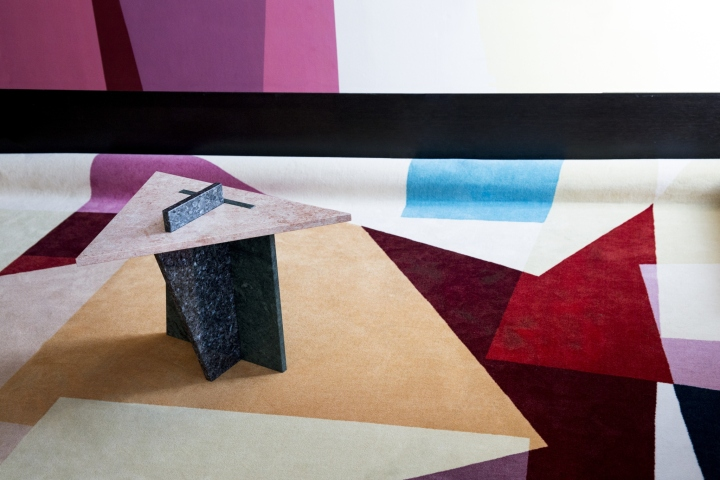
#> input picture demo.jpg, 720 x 480 px
$ python a.py
#> lines starting #> are read from the running program, lines starting #| are printed output that depends on the picture
import numpy as np
import matplotlib.pyplot as plt
import matplotlib.image as mpimg

if __name__ == '__main__':
    # Initialize rgb pixel values for each class in kmeans using specific values
    bgr_list = [(0, 0, 255),
                 (0, 255, 0),
                 (255, 0, 0),
                 (128, 128, 255),
                 (128, 255, 128),
                 (255, 128, 128),
                 (128, 0, 255),
                 (128, 255, 0),
                 (255, 128, 0),
                 (0, 128, 255),
                 (0, 255, 128),
                 (255, 0, 128)]
    # Reading images using matplotlib library
    image = mpimg.imread('demo.jpg')
#> image is the input picture: shape (480, 720, 3); mean R, G, B 141.6, 121.5, 124.6
    height, width, channel = image.shape
#> height = 480; width = 720; channel = 3
    # show original image
    plt.figure()
    plt.subplot(3, 3, 1)
    plt.axis('off')
    plt.title('Original')
    plt.imshow(image)
    # do kmeans segmentation
    for i, k in enumerate(range(5, 13, 1)):
        # extract bgr features
        features = []
        for y in range(height):
            for x in range(width):
                features.append(image[y, x, :] / 255)
        features = np.array(features)
        # initial segments center using random value in features
        kmeans_centers = features[np.random.choice(len(features), k), :]
        kmeans_centers = np.array(kmeans_centers)
        # update
        while True:
            # calculate distance matrix
            def euclidean_dist(X, Y):
                Gx = np.matmul(X, X.T)
                Gy = np.matmul(Y, Y.T)
                diag_Gx = np.reshape(np.diag(Gx), (-1, 1))
                diag_Gy = np.reshape(np.diag(Gy), (-1, 1))
                return diag_Gx + diag_Gy.T - 2 * np.matmul(X, Y.T)
            dist_matrix = []
            for start in range(0, len(features), 1000):
                dist_matrix.append(euclidean_dist(features[start:start+1000, :], kmeans_centers))
            dist_matrix = np.concatenate(dist_matrix, axis=0)
            # dist_matrix = euclidean_dist(features, kmeans_centers)
            # get seg class for each sample
            segs = np.argmin(dist_matrix, axis=1)
            # update new kmeans center
            new_kmeans_centers = []
            for j in range(k):
                new_kmeans_centers.append(np.mean(features[segs==j, :], axis=0))
            new_kmeans_centers = np.array(new_kmeans_centers)
            # calculate whether converge
            if np.mean(abs(kmeans_centers - new_kmeans_centers)) < 0.1:
                break
            else:
                kmeans_centers = new_kmeans_centers
        # assign
        segs = segs.reshape(height, width)
        seg_result = np.zeros((height, width, channel), dtype=np.uint8)
        for y in range(height):
            for x in range(width):
                seg_result[y, x, :] = bgr_list[segs[y, x]]

        # show kmeans result
        plt.subplot(3, 3, i+2)
        plt.title('k={}'.format(k))
        plt.axis('off')
        plt.imshow(seg_result)
        plt.savefig('result_a.jpg')
#> this loop made 8 passes
#> pass 1, `plt.savefig('result_a.jpg')`:
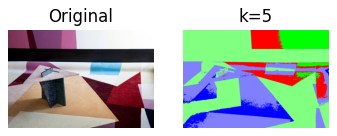
#> figure drawn by matplotlib, 2 panels
#> pass 2, `plt.savefig('result_a.jpg')`:
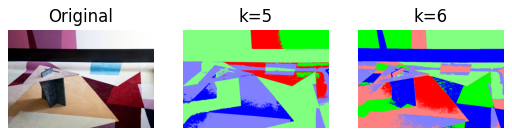
#> figure drawn by matplotlib, 3 panels
#> after the loop:
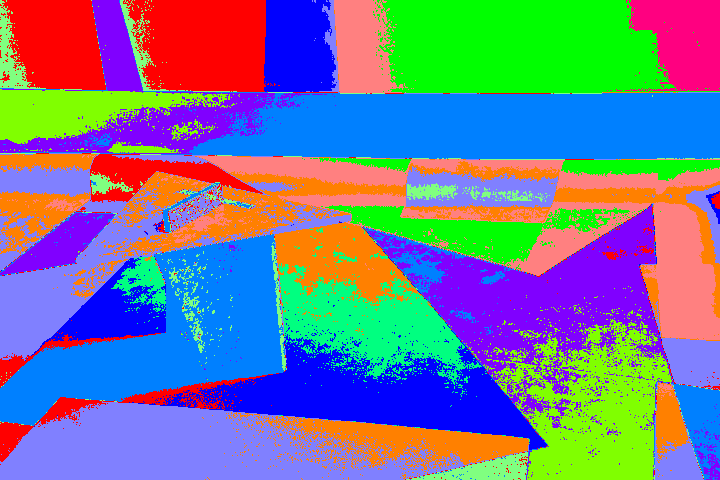
#> seg_result: shape (480, 720, 3); mean R, G, B 111.5, 120.6, 148.4
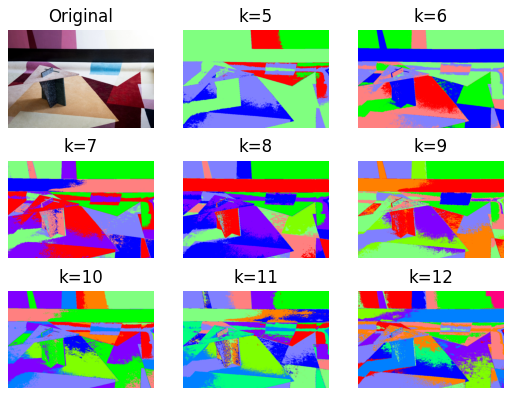
#> figure drawn by matplotlib, 9 panels
